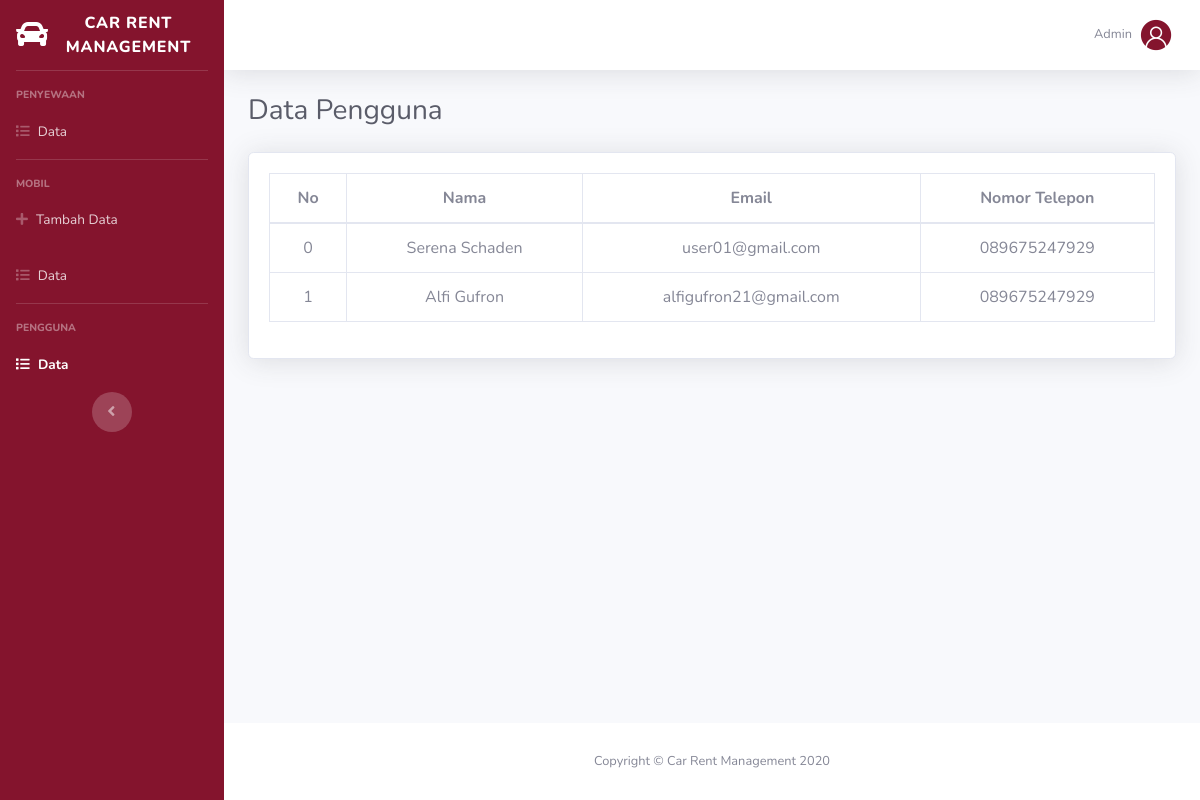
Screenshot of /admin/user-data.php (signed in) with the database file from the repository.
### tables this page shows
CREATE TABLE `users` (
  `id` int(11) NOT NULL,
  `username` varchar(64) NOT NULL,
  `password` varchar(32) NOT NULL,
  `role` int(1) NOT NULL,
  `name` varchar(255) NOT NULL,
  `email` varchar(64) NOT NULL,
  `phone` varchar(20) NOT NULL,
  `address` text NOT NULL
);

### admin/user-data.php (the view, shortened to what this page needs)
<?php
  require '../config/connection.php';
?>
<!DOCTYPE html>
<html lang="en">
<head>
  <link rel="stylesheet" href="../assets/plugins/fontawesome-free/css/all.min.css">
  <link rel="stylesheet" href="../assets/css/admin/sb-admin-2.min.css">
  <link rel="stylesheet" href="../assets/css/admin.css">
</head>
<body id="page-top">
  <div id="wrapper">
    <ul class="navbar-nav bg-gradient-primary sidebar sidebar-dark accordion" id="accordionSidebar">
      <a class="sidebar-brand d-flex align-items-center justify-content-center" href="#">
        <div class="sidebar-brand-icon">
          <i class="fas fa-car"></i>
        </div>
        <div class="sidebar-brand-text mx-3">Car Rent Management</div>
      </a>
      <hr class="sidebar-divider">
      <div class="sidebar-heading">Penyewaan</div>
      <li class="nav-item">
        <a class="nav-link" href="index.php">
          <i class="fas fa-list"></i>
          <span>Data</span></a>
      </li>
      <hr class="sidebar-divider">
      <div class="sidebar-heading">Mobil</div>
      <li class="nav-item">
        <a class="nav-link" href="add-car.php">
          <i class="fas fa-plus"></i>
          <span>Tambah Data</span></a>
      </li>
      <li class="nav-item">
        <a class="nav-link" href="car-data.php">
          <i class="fas fa-list"></i>
          <span>Data</span></a>
      </li>
      <hr class="sidebar-divider">
      <div class="sidebar-heading">Pengguna</div>
      <li class="nav-item active">
        <a class="nav-link" href="user-data.php">
          <i class="fas fa-list"></i>
          <span>Data</span></a>
      </li>
      <div class="text-center d-none d-md-inline">
        <button class="rounded-circle border-0" id="sidebarToggle"></button>
      </div>
    </ul>
    <div id="content-wrapper" class="d-flex flex-column">
      <div id="content">
        <nav class="navbar navbar-expand navbar-light bg-white topbar mb-4 static-top shadow">
          <ul class="navbar-nav ml-auto">
            <li class="nav-item dropdown no-arrow">
              <a class="nav-link dropdown-toggle" href="#" id="userDropdown" role="button" data-toggle="dropdown" aria-haspopup="true" aria-expanded="false">
                <span class="mr-2 d-none d-lg-inline text-gray-600 small">Admin</span>
                <img class="img-profile rounded-circle" src="../assets/img/profile.png">
              </a>
            </li>
          </ul>
        </nav>
        <div class="container-fluid">
          <div class="d-sm-flex align-items-center justify-content-between mb-4">
            <h1 class="h3 mb-0 text-gray-800">Data Pengguna</h1>
          </div>
          <div class="row">
            <div class="col-md-12">
              <div class="card shadow mb-4">
                <div class="card-body">
                  <div class="table-responsive">
                    <table class="table table-bordered text-center" id="dataTable" width="100%" cellspacing="0">
                      <thead>
                        <tr>
                          <th>No</th>
                          <th>Nama</th>
                          <th>Email</th>
                          <th>Nomor Telepon</th>
                        </tr>
                      </thead>
                      <tbody>
                        <?php
                          $i = 0;
                          $queryData = mysqli_query($conn, "SELECT * FROM users WHERE role=0 ");
                          while($item = mysqli_fetch_assoc($queryData)):
                        ?>
                          <tr>
                            <td><?= $i++ ?></td>
                            <td><?= $item['name'] ?></td>
                            <td><?= $item['email'] ?></td>
                            <td><?= $item['phone'] ?></td>
                          </tr>
                        <?php endwhile; ?>
                      </tbody>
                    </table>
                  </div>
                </div>
              </div>
            </div>
          </div>
        </div>
      </div>
      <footer class="sticky-footer bg-white">
        <div class="container my-auto">
          <div class="copyright text-center my-auto">
            <span>Copyright &copy; Car Rent Management 2020</span>
          </div>
        </div>
      </footer>
    </div>
  </div>
</body>
</html>

### assets/css/admin.css (style rules this page uses)
.bg-gradient-primary { background-color: #84142d; background-image: none; }

### rows the page displays
users: name "Serena Schaden", email "user01@gmail.com", phone "089675247929"
users: name "Alfi Gufron", email "alfigufron21@gmail.com", phone "089675247929"
